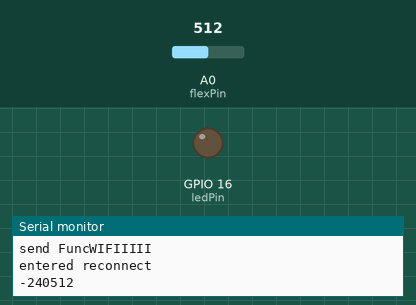
This sketch was run on a simulated ESP8266 (NodeMCU). Shown: output pins drawn as LEDs (lit = HIGH), the last lines printed to the serial monitor. The inputs (shaded band) are chosen by the test bench; at power-on: A0 (flexPin) = 512. WiFi joins after 1.5 s; servers stay silent unless stated; no MQTT or app messages arrive unless stated.

Above: at 3.4 s.
3.5 s: A0 (flexPin) set to 716
At 4.1 s:
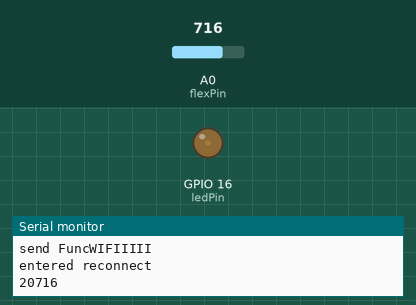
5.0 s: A0 (flexPin) set to 900
At 5.8 s:
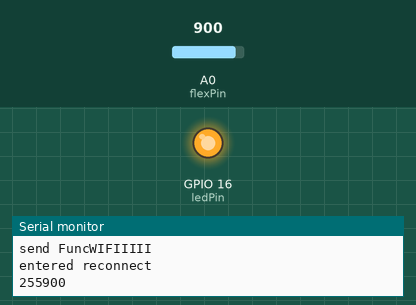
Timing chart, 0 to 8.0 s (numbered marks = the images above; inputs shaded):
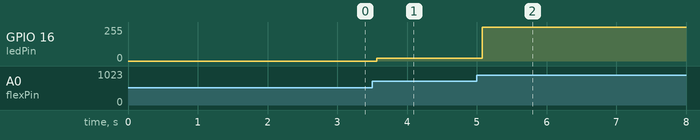

The sketch:

Flex_Sensor.ino.ino
```cpp
 //Fade an LED with a flex sensor
 //More info: http://www.ardumotive.com/how-to-use-a-flex-sensor-en.html
 //Dev: Michalis Vasilakis // Date: 9/7/2015 // www.ardumotive.com  */

#include <PubSubClient.h>
#include <Arduino.h>
#include <ESP8266WiFi.h>
#include <ESP8266WiFiMulti.h>
#include <WiFiClient.h>

WiFiClient client;

const char IP[] = "192.168.11.170"; // ip of the MQTT broker
const char ssid[] = "IAAC-WIFI"; //name of the network
const char pswd[] ="enteriaac2013"; //password of the local network

PubSubClient mqtt_client;
ESP8266WiFiMulti WiFiMulti;


//Constants:
const int ledPin = 16;   //pin 3 has PWM funtion
const int flexPin = A0; //pin A0 to read analog input

//Variables:
int value; //save analog value

void ConAndPub(int val){
    Serial.print("send Func");
    if ((WiFiMulti.run() == WL_CONNECTED)) {
      Serial.println("WIFIIIII");
    }
    else{
      while (WiFiMulti.run() != WL_CONNECTED){
          WiFi.mode(WIFI_STA);
          WiFiMulti.addAP(ssid,pswd);
          Serial.print(".");
          delay(100);
        }

      }
      if (!mqtt_client.connected()){
        Serial.println("mqtt not connect");
        }
      Serial.println("entered reconnect");
      mqtt_client.setServer(IP,1883);
      mqtt_client.setClient(client);
      while (!mqtt_client.connected()){
        mqtt_client.connect("esp_master");
        Serial.println("MQTT trying to Connect");
        delay(1000);
        }

    char cstr[16];
    itoa(val, cstr, 10);
    Serial.print(cstr);
    mqtt_client.publish("Finger",cstr);

    }


void setup(){
  WiFi.mode(WIFI_STA);
  WiFiMulti.addAP(ssid,pswd);
  pinMode(ledPin, OUTPUT);  //Set pin 3 as 'output'
  Serial.begin(115200);       //Begin serial communication

}

void loop(){

  value = analogRead(flexPin);         //Read and save analog value from potentiometer
  Serial.println(value);               //Print value
  value = map(value, 700, 900, 0, 255);//Map value 0-1023 to 0-255 (PWM)
  analogWrite(ledPin, value);          //Send PWM value to led
  delay(100);                          //Small delay
  ConAndPub(value);
}
```

Measured:
- after the input at 3.5 s, GPIO 16 (ledPin): 0/255 → 20/255 after 0.06 s
- after the input at 5.0 s, GPIO 16 (ledPin): 20/255 → 255/255 after 0.08 s
